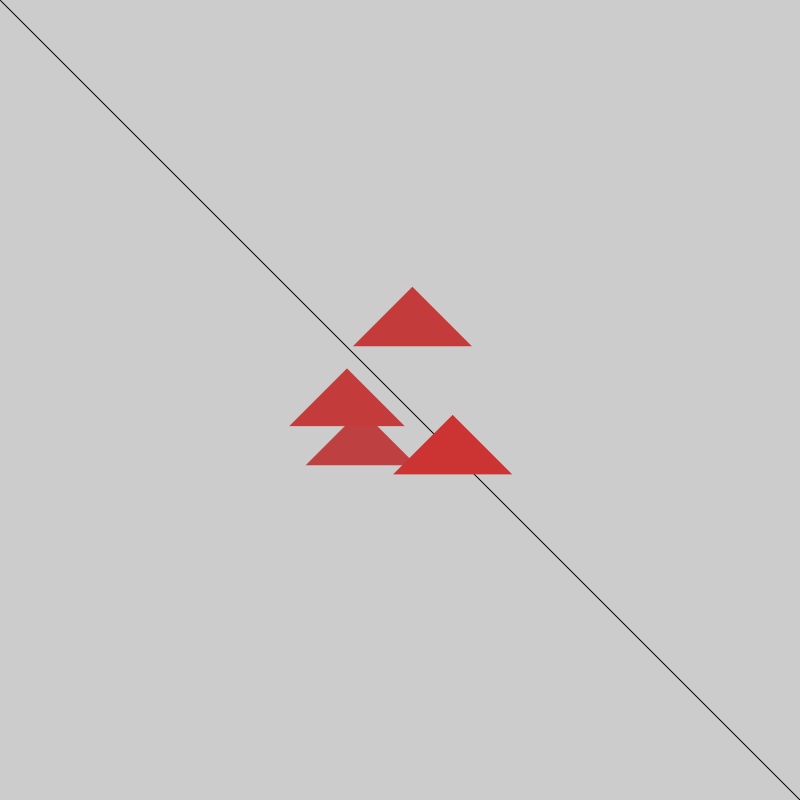
Frame 1 (no input)
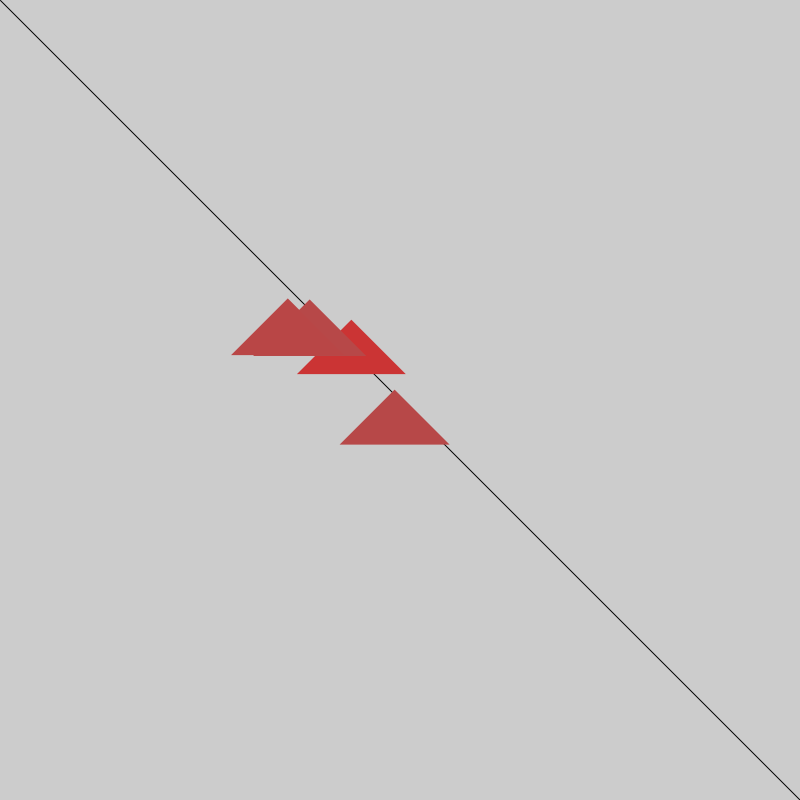
Frame 60 (the mouse pressed at the canvas centre just before this capture)
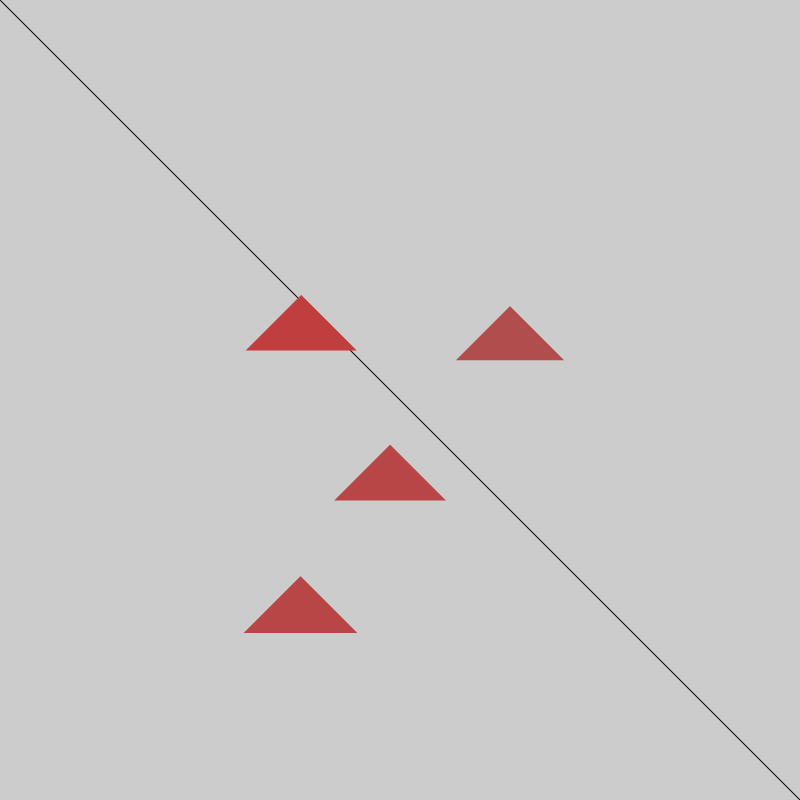
Frame 120 (the mouse held since frame 60 and released just before this capture)

The Processing sketch that drew these frames (run headless with seeded random() and noise(); from frame 60 on, the mouse is pressed at the canvas centre):

// Processing sketch: noise
// ── noise.pde
float x = 0.05;
float y = 0.04;
Shape[] shapes;

void setup() {
  frameRate(60);
  size(800, 800);
  colorMode(RGB);
  shapes = new Shape[4];
  for (int i=0; i< shapes.length; i++) {
    shapes[i] = new Shape();
  }
}


float xoff = 0.0;
float yoff = 0.1;
float coff = 0.0;

void draw() {
  background(204);
  stroke(0);
  line(0, 0, width, height);
  for (int i=0; i<shapes.length; i++) {
    shapes[i].render();
  }
}
//void draw() {
//  background(100);
//  fill(102);
//  float x = randValX();
//  float y = randValY();
//  triangle(x, y, x + 50, y + 50, x + 100, y + 50);
//}

float randValX() {
  float newX = map(noise(x, y), 0, 1, 0, 800);
  x += 0.005;
  return newX;
}

float randValY() {
  float newY = map(noise(x, y), 0, 1, 0, 800);
  y += 0.005;
  return newY;
}

// ── Shape.pde

class Shape {
  
  float xoff = 0.01;
  float yoff = 0.01;
  float coff = 0.01;
  
  Shape() {
    xoff = random(0, width) / 1000;
    yoff = random(0, height) / 1000;
    coff = random(0, 255) / 512;
  }
  
  
  
  void render() {
    xoff = xoff + .01;
    yoff = yoff + .01;
    coff = coff + 0.02;
    float n = noise(xoff) * width;
    float m = noise(yoff) * height;
    float c = map(noise(coff), 0, 1, 150, 240);
    float scale = map(noise(xoff, yoff), 0, 10, 0.5, 2);
    fill(int(c), 255 - int(c), 255 - int(c), 599.0);
    noStroke();
    triangle(n, m, n - 100*scale, m + 100*scale, n + 100*scale, m + 100*scale);
  }
  
}
